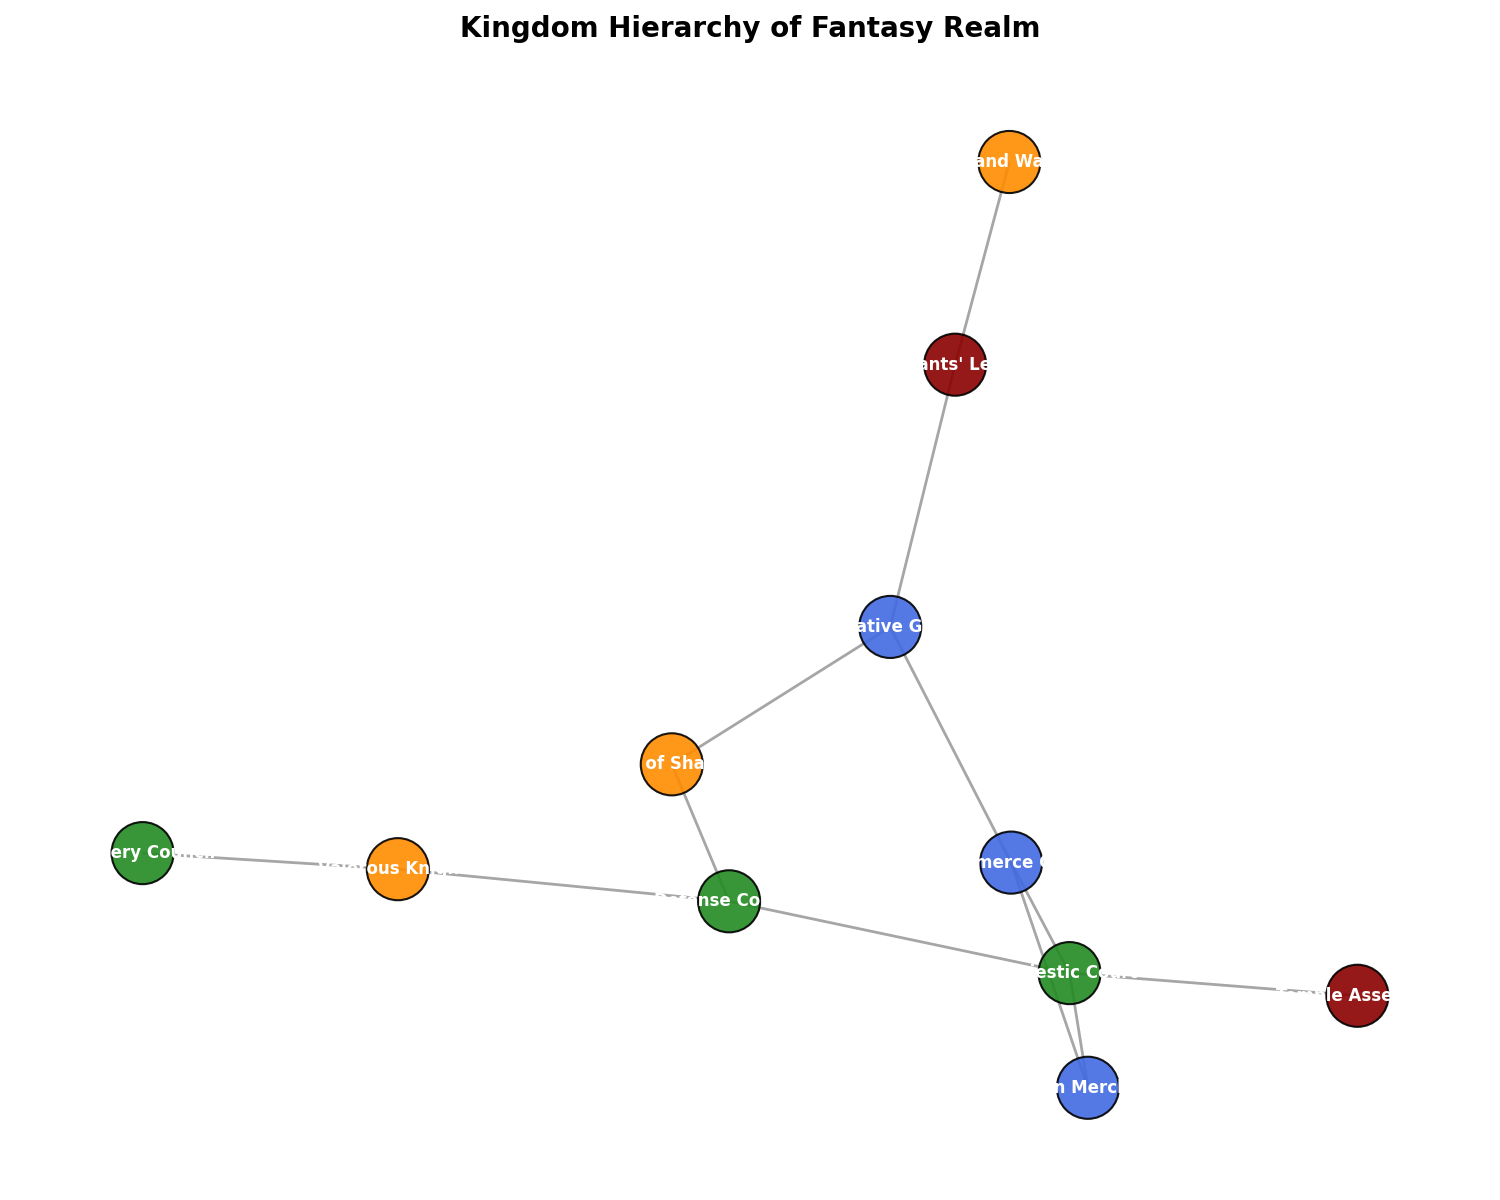

This chart was generated by the following Python code:
import matplotlib.pyplot as plt
import networkx as nx

governance_bodies = [
    "Majestic Court", "Defense Council", "Commerce Guild", "Peasants' League", "Sorcery Council",
    "Valorous Knights", "Guild of Shadows", "Creative Guild", "Woodland Watchers", "Ocean Merchants", "Temple Assembly"
]

interactions = [
    ("Majestic Court", "Defense Council"),
    ("Majestic Court", "Commerce Guild"),
    ("Defense Council", "Valorous Knights"),
    ("Defense Council", "Guild of Shadows"),
    ("Commerce Guild", "Ocean Merchants"),
    ("Commerce Guild", "Creative Guild"),
    ("Peasants' League", "Creative Guild"),
    ("Sorcery Council", "Valorous Knights"),
    ("Woodland Watchers", "Peasants' League"),
    ("Guild of Shadows", "Creative Guild"),
    ("Temple Assembly", "Majestic Court"),
    ("Ocean Merchants", "Majestic Court"),
]

colors = {
    "Leaders": 'forestgreen',
    "Commerce & Artisans": 'royalblue',
    "Protection & Order": 'darkorange',
    "Citizens": 'darkred'
}

node_categories = {
    "Leaders": ["Sorcery Council", "Defense Council", "Majestic Court"],
    "Commerce & Artisans": ["Creative Guild", "Commerce Guild", "Ocean Merchants"],
    "Protection & Order": ["Guild of Shadows", "Woodland Watchers", "Valorous Knights"],
    "Citizens": ["Temple Assembly", "Peasants' League"]
}

color_map = []
for body in governance_bodies:
    for category in node_categories:
        if body in node_categories[category]:
            color_map.append(colors[category])

kingdom_graph = nx.Graph()
kingdom_graph.add_nodes_from(governance_bodies)
kingdom_graph.add_edges_from(interactions)

pos = nx.spring_layout(kingdom_graph, seed=21)

plt.figure(figsize=(15, 12))

nx.draw_networkx_nodes(
    kingdom_graph, pos, node_size=2000, node_color=color_map, edgecolors='black', linewidths=1.5, alpha=0.9
)

nx.draw_networkx_edges(
    kingdom_graph, pos, width=2, alpha=0.7, edge_color='grey'
)

nx.draw_networkx_labels(
    kingdom_graph, pos, font_size=12, font_weight='bold', font_color='white'
)

plt.title("Kingdom Hierarchy of Fantasy Realm", fontsize=20, fontweight='bold', pad=20)

plt.axis('off')

plt.tight_layout()
plt.show()
